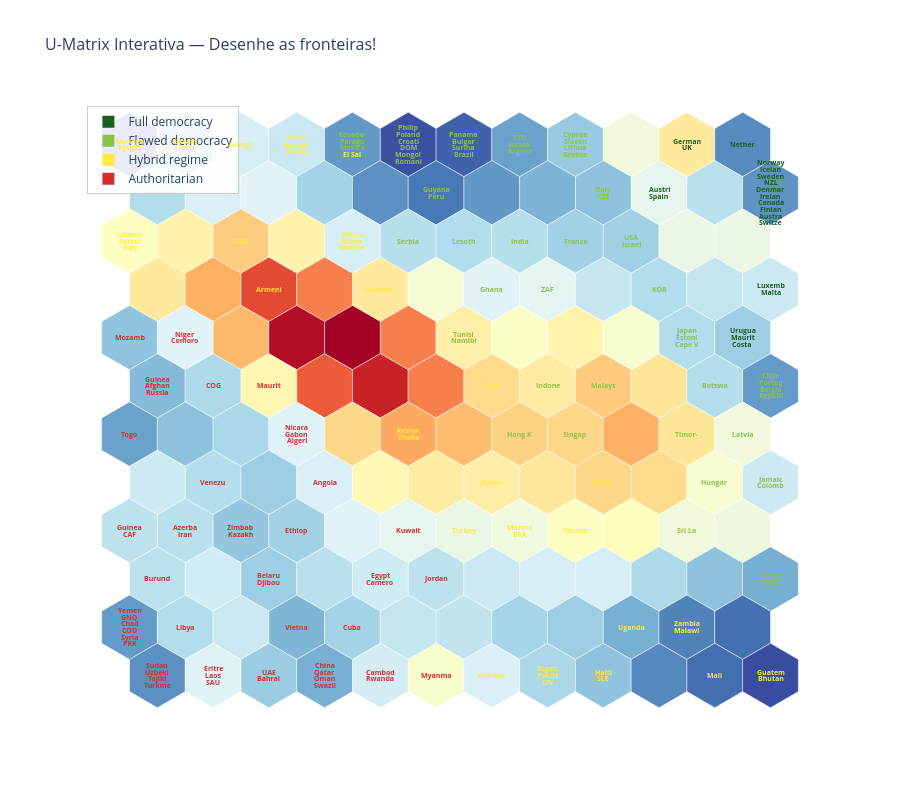

Here is the notebook cell this chart was saved with:
### Code cell
def create_interactive_umatrix(som, data, labels, colors_dict,
                               country_codes, category_color):
    """Cria U-Matrix interativa com ferramentas de desenho (Plotly)."""
    import matplotlib.colors as mcolors_conv
    umatrix = som.compute_umatrix().numpy()
    cmap = plt.cm.get_cmap('RdYlBu_r')
    norm_v = plt.Normalize(vmin=umatrix.min(), vmax=umatrix.max())

    bmus = torch.argmin(torch.cdist(data, som.weights), dim=1)
    bmu_countries = defaultdict(list)
    for idx_s, bmu in enumerate(bmus):
        bmu_countries[bmu.item()].append(labels[idx_s])

    shapes = []
    x_centers, y_centers, hover_texts = [], [], []
    R = 1.0 / np.sqrt(3)

    for k in range(som.n_neurons):
        x, y = som._neuron_xy(k)
        x_centers.append(x)
        y_centers.append(y)
        countries = bmu_countries.get(k, [])
        country_str = ", ".join(countries) if countries else "-"
        hover_texts.append(
            f'U-Matrix: {umatrix[k]:.3f}<br>Paises: {country_str}')

        if som.topology == 'hexagonal':
            angles = [np.pi / 6 + ka * np.pi / 3 for ka in range(6)]
            pts = [(x + R * np.cos(a), y + R * np.sin(a)) for a in angles]
            parts = [f'M {pts[0][0]:.6f},{pts[0][1]:.6f}']
            for px, py in pts[1:]:
                parts.append(f'L {px:.6f},{py:.6f}')
            parts.append('Z')
            path_d = ' '.join(parts)
            fcolor = mcolors_conv.to_hex(cmap(norm_v(umatrix[k])))
            shapes.append(dict(
                type='path', path=path_d, fillcolor=fcolor,
                line=dict(color='rgba(255,255,255,0.6)', width=0.8),
                layer='below'))

    fig = go.Figure()

    if som.topology == 'rectangular':
        grid = umatrix.reshape(som.m, som.n)
        hover_grid = [['' for _ in range(som.n)] for _ in range(som.m)]
        for i in range(som.m):
            for j in range(som.n):
                k = i * som.n + j
                countries = bmu_countries.get(k, [])
                country_str = ", ".join(countries) if countries else "-"
                hover_grid[i][j] = (
                    f'U-Matrix: {umatrix[k]:.3f}<br>Paises: {country_str}')
        fig.add_trace(go.Heatmap(
            z=grid, colorscale='RdYlBu_r', reversescale=True,
            text=hover_grid,
            hovertemplate='%{text}<extra></extra>',
            colorbar=dict(title='U-Matrix')))
    else:
        fig.add_trace(go.Scatter(
            x=x_centers, y=y_centers, mode='markers',
            marker=dict(size=20, opacity=0),
            text=hover_texts,
            hovertemplate='%{text}<extra></extra>',
            showlegend=False))

    # rotulos dos paises
    for k_bmu, country_list in bmu_countries.items():
        x, y = som._neuron_xy(k_bmu)
        for ki, country in enumerate(country_list):
            display = country
            if country_codes and len(country) > 6:
                display = country_codes.get(country, country[:6])
            color = colors_dict.get(country, 'black') if colors_dict else 'black'
            y_off = (ki - len(country_list) / 2 + 0.5) * 0.12
            fig.add_annotation(
                x=x, y=y + y_off,
                text=f'<b>{display}</b>', showarrow=False,
                font=dict(size=7, color=color))

    if category_color:
        for cat, color in category_color.items():
            fig.add_trace(go.Scatter(
                x=[None], y=[None], mode='markers',
                marker=dict(size=12, color=color, symbol='square'),
                name=cat, showlegend=True))

    use_shapes = shapes if som.topology == 'hexagonal' else []
    fig.update_layout(
        shapes=use_shapes,
        title=dict(text='U-Matrix Interativa — Desenhe as fronteiras!',
                   font=dict(size=16)),
        xaxis=dict(showgrid=False, zeroline=False,
                   showticklabels=False, scaleanchor='y'),
        yaxis=dict(showgrid=False, zeroline=False,
                   showticklabels=False, autorange='reversed'),
        width=900, height=800, plot_bgcolor='white',
        dragmode='drawclosedpath',
        newshape=dict(
            line=dict(color='cyan', width=3, dash='solid'),
            fillcolor='rgba(0, 255, 255, 0.08)'),
        legend=dict(x=0.01, y=0.99,
                    bgcolor='rgba(255,255,255,0.9)',
                    bordercolor='#cccccc', borderwidth=1))
    draw_buttons = ['drawline', 'drawclosedpath',
                    'drawcircle', 'drawrect', 'eraseshape']
    fig.show(config={'modeBarButtonsToAdd': draw_buttons})

create_interactive_umatrix(som, X_tensor, labels,
                           colors_dict, country_codes, category_color)
